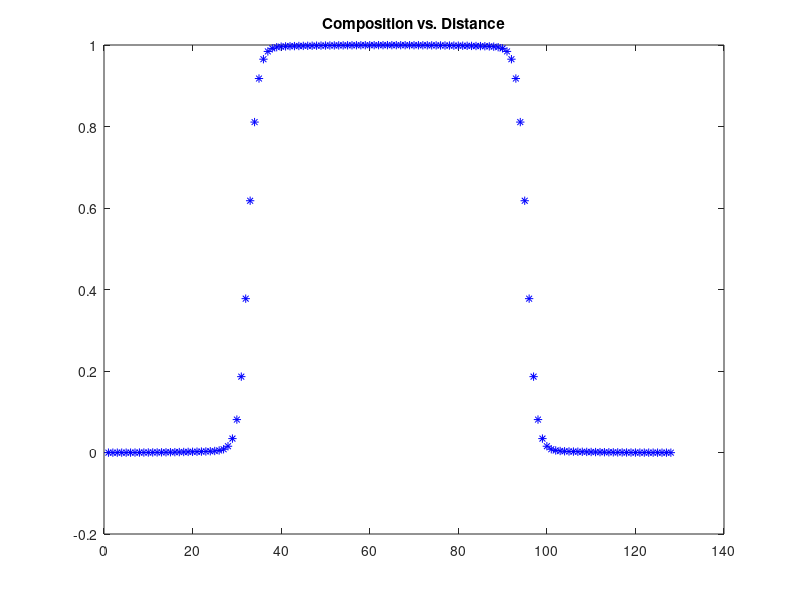

This figure's MATLAB source: (Note: this script raises an error after producing the figure.)
%% Numerical Solution
clear all;
D=1.0;dt=0.01;N=128;
A=1.0;kappa=1.0;nstep=8000;
col_labels={'width_spec';'width_analytical'}; 

% Declarations
conc=zeros(N,1);

% Initial profile
for i=1:N
    if (i>N/4 && i<3*N/4)
        conc(i)=1;
    end
end

% Define g
g=zeros(N,1);


% Periodic Boundary
halfN=N/2;
delk=2*pi/N;

% Evolve the profile

for p=1:nstep   
    % Define g
    g=2*A*conc.*(1-conc).*(1-2*conc);
    
    % FFT
    c_hat=fft(conc);
    g_hat=fft(g);
    
    for i=1:N
        %Periodic Boundary Condition
        if ((i) <= halfN)
            k=(i)*delk;
        end
        
        if ((i) > halfN)
            k=(i-N)*delk;
        end
        
        k2=k*k;
        k4=k2*k2;
        
        c_hat(i)=(c_hat(i)-dt*k2*g_hat(i))/(1+2*k4*dt);
    end
    
    conc=real(ifft(c_hat));

end
plot(conc,'*b')
title('Composition vs. Distance')

%% Calculating c_prime and interfacial width
c_prime=get_diff(conc, 1);
clf;
plot(c_prime);
ylabel('$\displaystyle\frac{dc}{dx}$','interpreter','latex')
xlabel('N'), title('Variation of slope')
[slope_val, slope_ind]=get_slope_val(c_prime);
y0=conc(slope_ind);
x0=slope_ind;
m=slope_val;
c0=y0-m*x0;
width_spec=get_width(m, c0, 1, 0);

%% Analytical solution
x3=conc_analytical(0.1);
x4=conc_analytical(0.9);
width_analytical=x4-x3;

% Collecting Interfacial results
width_data=[width_spec;width_analytical];
table(col_labels, width_data)

%% Functions

% Solve Analytical Equation
function x_value = conc_analytical(c1)
x_value=2*atanh(2*c1-1);
end

% Get c_prime when input is conc
function diff_vector = get_diff(conc_vector, dx)
N=numel(conc_vector);
diff_vector=zeros(1,N);
for i=1:N
    w=i-1;
    e=i+1;
    if(w<1)
        w=w+1;
    end
    if(e>N)
        e=e-1;
    end
    diff_vector(i)=(conc_vector(e)-conc_vector(w))/2*dx;
end
end

% Get max value of slope and index of max_value until N/2
function [slope_val, slope_ind] = get_slope_val(c_prime_vec)
val_max=-inf;
max_ind=0;
N=numel(c_prime_vec)/2; % because calc is only for first half of profile
for i=1:N
    if (c_prime_vec(i)>val_max)
        val_max=c_prime_vec(i);
        max_ind=i;
    end
end
slope_val=val_max;
slope_ind=max_ind;
end

% calculate interfacial width
function width=get_width(slope, const, lim_max, lim_min)
x1=(lim_min-const)/slope;
x2=(lim_max-const)/slope;
width=x2-x1;
end
